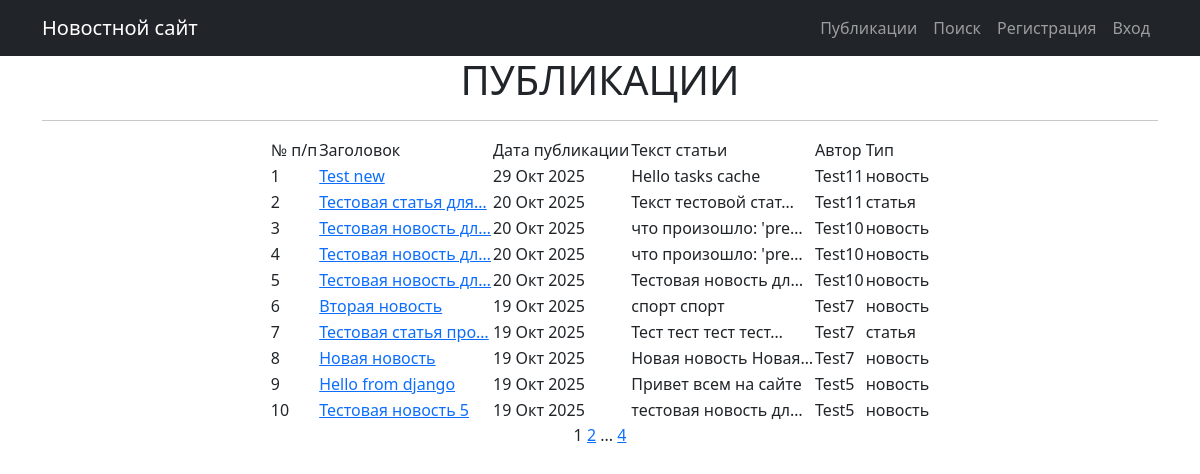
Page /post/ on the committed database.
### NewsPortal/models.py (models this page shows, shortened)
class Post(models.Model):
    article = 'СТ'
    news = 'НВ'
    POSITIONS = [(article, 'статья'), (news, 'новость')]
    positions = models.CharField(max_length=2, choices=POSITIONS, default=news)
    datetime = models.DateTimeField(auto_now_add=True)
    title = models.CharField(max_length=255)
    text = models.TextField()
    rating = models.IntegerField(default=0)
    author = models.ForeignKey("Author", on_delete=models.CASCADE)
    category = models.ManyToManyField("Category", through='PostCategory')

class Author(models.Model):
    rating = models.IntegerField(default=0)
    user = models.OneToOneField(User, on_delete=models.CASCADE)

### NewsPortal/views.py (the view)
# urls.py: path('', PostListView.as_view(), name="post_list"),
class PostListView(ListView):
    model = Post
    ordering = '-datetime'
    template_name = 'post_list.html'
    context_object_name = 'posts'
    paginate_by = 10
    cache_timeout = 120
    def get_queryset(self):
        params = self.request.GET.dict()
        cache_key = f'post-queryset-{urlencode(params)}' if params else 'post-queryset'
        queryset = cache.get(cache_key)
        if queryset is None:
            queryset = super().get_queryset()
            cache.set(cache_key, queryset, self.cache_timeout)
        return queryset

### NewsPortal/templatetags/custom_filters.py (called while the page is built)
@register.filter()
def censor(text, bad_words=None):
    if not isinstance(text, str):
        raise TypeError("Фильтр 'censor' применяется только к строкам")
    if bad_words is None:
        bad_words = {'редиска', 'негодяй', 'мерзавец', 'подлец', 'мошенник'}
    for word in bad_words:
        text = text.replace(word, word[0] + '*' * (len(word) - 1))
        text = text.replace(word.title(), word[0].upper() + '*' * (len(word) - 1))
    return text

### templates/post_list.html (shortened to what this page needs)
{% extends 'flatpages/default.html' %}
{% load custom_filters %}
{% block content %}
   <h1>ПУБЛИКАЦИИ</h1>
   <hr>
   {% if posts %}
    <div align="center">
       <table>
           <tr>
               <td>№ п/п</td>
               <td>Заголовок</td>
               <td>Дата публикации</td>
               <td>Текст статьи</td>
               <td>Автор</td>
               <td>Тип</td>
           </tr>
           {% for post in posts %}
           <tr>
               <td>{{ forloop.counter }}</td>
               <td><a href="{% url 'post_detail' post.id %}">{{ post.title|truncatechars:20 }}</a></td>
               <td>{{ post.datetime|date:'d M Y' }}</td>
               <td>{{ post.text|truncatechars:20|censor }}</td>
               <td>{{ post.author.user.username }}</td>
               <td>{{ post.get_positions_display }}</td>
           </tr>
           {% endfor %}
       </table>
    </div>
   {% else %}
       <h2>Новостей пока что нет:)</h2>
   {% endif %}
   {{ page_obj.number }}
   {% if page_obj.has_next %}
       <a href="?page={{ page_obj.next_page_number }}">{{ page_obj.next_page_number }}</a>
       {% if paginator.num_pages != page_obj.next_page_number %}
           ...
           <a href="?page={{ page_obj.paginator.num_pages }}">{{ page_obj.paginator.num_pages }}</a>
       {% endif %}
   {% endif %}
{% endblock content %}

### rows in the picture
Post: title "Test new", datetime "29 Окт 2025", text|censor "Hello tasks cache", author.user.username "Test11", positions "новость"
Post: title "Тестовая статья для…", datetime "20 Окт 2025", text|censor "Текст тестовой стат…", author.user.username "Test11", positions "статья"
Post: title "Тестовая новость дл…", datetime "20 Окт 2025", text|censor "что произошло: 'pre…", author.user.username "Test10", positions "новость"
Post: title "Тестовая новость дл…", datetime "20 Окт 2025", text|censor "что произошло: 'pre…", author.user.username "Test10", positions "новость"
Post: title "Тестовая новость дл…", datetime "20 Окт 2025", text|censor "Тестовая новость дл…", author.user.username "Test10", positions "новость"
Post: title "Вторая новость", datetime "19 Окт 2025", text|censor "спорт спорт", author.user.username "Test7", positions "новость"
Post: title "Тестовая статья про…", datetime "19 Окт 2025", text|censor "Тест тест тест тест…", author.user.username "Test7", positions "статья"
Post: title "Новая новость", datetime "19 Окт 2025", text|censor "Новая новость Новая…", author.user.username "Test7", positions "новость"
Post: title "Hello from django", datetime "19 Окт 2025", text|censor "Привет всем на сайте", author.user.username "Test5", positions "новость"
Post: title "Тестовая новость 5", datetime "19 Окт 2025", text|censor "тестовая новость дл…", author.user.username "Test5", positions "новость"

### other values in the picture
{{ page_obj.number }} "1"
{{ page_obj.next_page_number }} "2"
{{ page_obj.paginator.num_pages }} "4"
